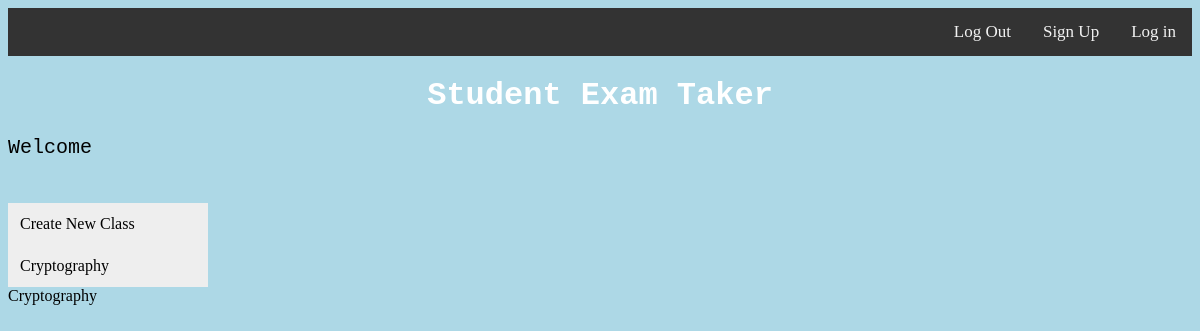
The page /profile/1 (signed in) on the database as committed earlier.
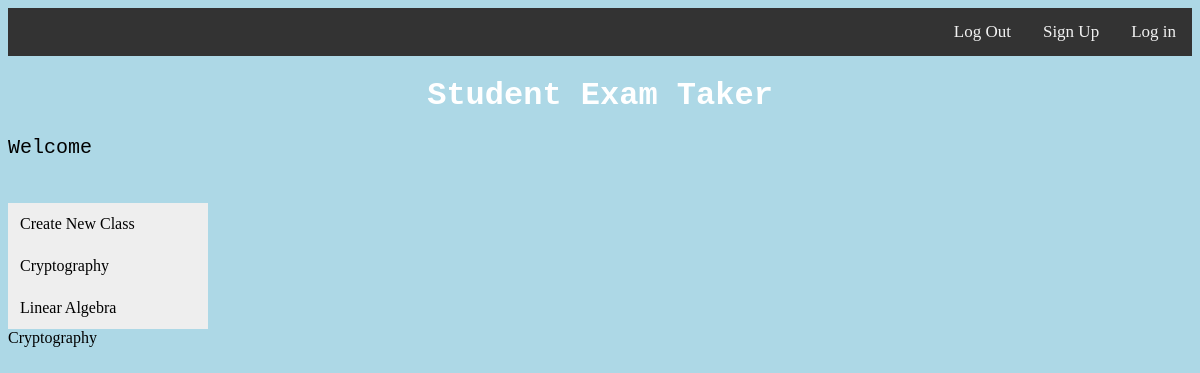
The same page on the database as committed later.
### exam_backend/models.py (models this page shows)
class Course(db.Model):
    id = db.Column(db.Integer, primary_key=True)  # primary keys are required by SQLAlchemy
    name = db.Column(db.String, unique = True)
    teacher = db.Column(db.Integer, db.ForeignKey('user.id'), nullable=False)
    school = db.Column(db.String)

### exam_backend/main.py (the view)
@main.route("/profile/<int:course_id>")
@login_required
def view_course(course_id):
    selected_course = Course.query.get(course_id)
    if selected_course.teacher != current_user.id:
        flash("You are not authorized to view this resource")
        return redirect(url_for("main.profile"))
    return render_template("view_course.html", selected_course = selected_course, courses=current_user.courses)

### exam_backend/__init__.py (called while the page is built)
def create_app():
    app.config['SECRET_KEY'] = os.urandom(256)
    app.config['SQLALCHEMY_DATABASE_URI'] = 'sqlite:///db.sqlite'
    app.config["SQLALCHEMY_TRACK_MODIFICATIONS"] = False
    app.config['TEMPLATES_AUTO_RELOAD'] = True
    lm = LoginManager()
    lm.login_view = 'auth.login'
    lm.init_app(app)
    @lm.user_loader
    def load_user(user_id):
        return User.query.get(int(user_id))
    from .auth import auth as auth_blueprint
    app.register_blueprint(auth_blueprint, name="auth")
    from .main import main as main_blueprint
    app.register_blueprint(main_blueprint, name="main")
    from .dashboard import dashboard
    app.register_blueprint(dashboard, name="dashboard")
    return app

### exam_backend/templates/view_course.html (shortened to what this page needs)
<!DOCTYPE html>
<html lang="en">
<head>
    <link rel="stylesheet" href="{{ url_for('static', filename='css/styles.css') }}">
</head>
 <div class="topnav">
  <a href="{{ url_for('auth.login') }}">Log in</a>
 <a href="{{ url_for('auth.signup') }}">Sign Up</a>
 <a href="{{ url_for('auth.logout') }}">Log Out</a>
</div>
<body>
<h1>Student Exam Taker</h1>
<p>Welcome {{ email }}</p>
<div class="vertical-menu">
  <a href="#" class="active"><a href="{{ url_for('main.add_new_course') }}">Create New Class</a></a>
  {%for course in courses%}
    <a href="{{url_for('main.view_course', course_id=course.id)}}"> {{course.name}} </a>
{%endfor%}
{{ selected_course.name}}
</div>
</body>
</html>

Rows that differ between the two databases and show on the page:
added Course: name "Linear Algebra"
